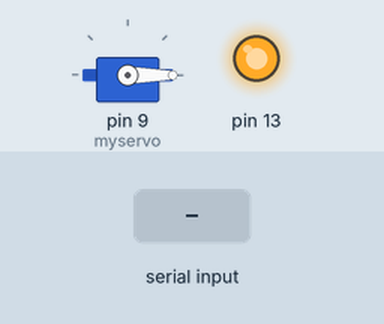
Bench run of a sketch on a simulated Arduino Uno, built with avr-gcc and run on an emulated ATmega328P. On the bench: servo, output pins drawn as LEDs (lit = HIGH). Inputs (shaded band) come from the test bench.

Above: at 1.2 s.
1.3 s: "O" received over Serial
At 1.7 s:
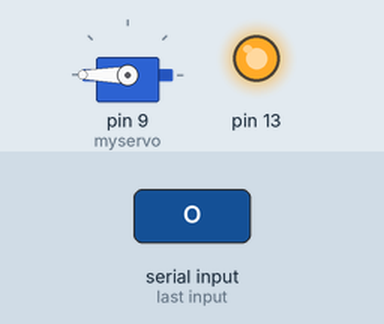
Timing chart, 0 to 7.8 s (numbered marks = the images above; inputs shaded):
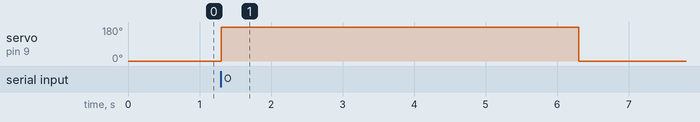

The sketch:

portao_garagem.ino
```cpp
#include <Servo.h>
Servo myservo;
char leitura;
int pos = 0;

void setup() {
  Serial.begin(9600);
  myservo.attach(9);
  pinMode(13, OUTPUT);
  digitalWrite(13, HIGH);
}

void loop() {
  myservo.write(0);
  while (Serial.available()) {
    leitura = Serial.read();
    if (leitura == 'O') {
      digitalWrite(13, HIGH);
      myservo.write(180);
      delay(5000);
    }
    else if (leitura == 'C') {
      myservo.write(0);
      digitalWrite(13, LOW);
      delay(7000);
    }
    else Serial.end(); // Fim da conexão
  }
}
```

Measured:
- after the input at 1.3 s, servo on pin 9 (myservo): 0° → 180° at once, → 0° 5.0 s later
